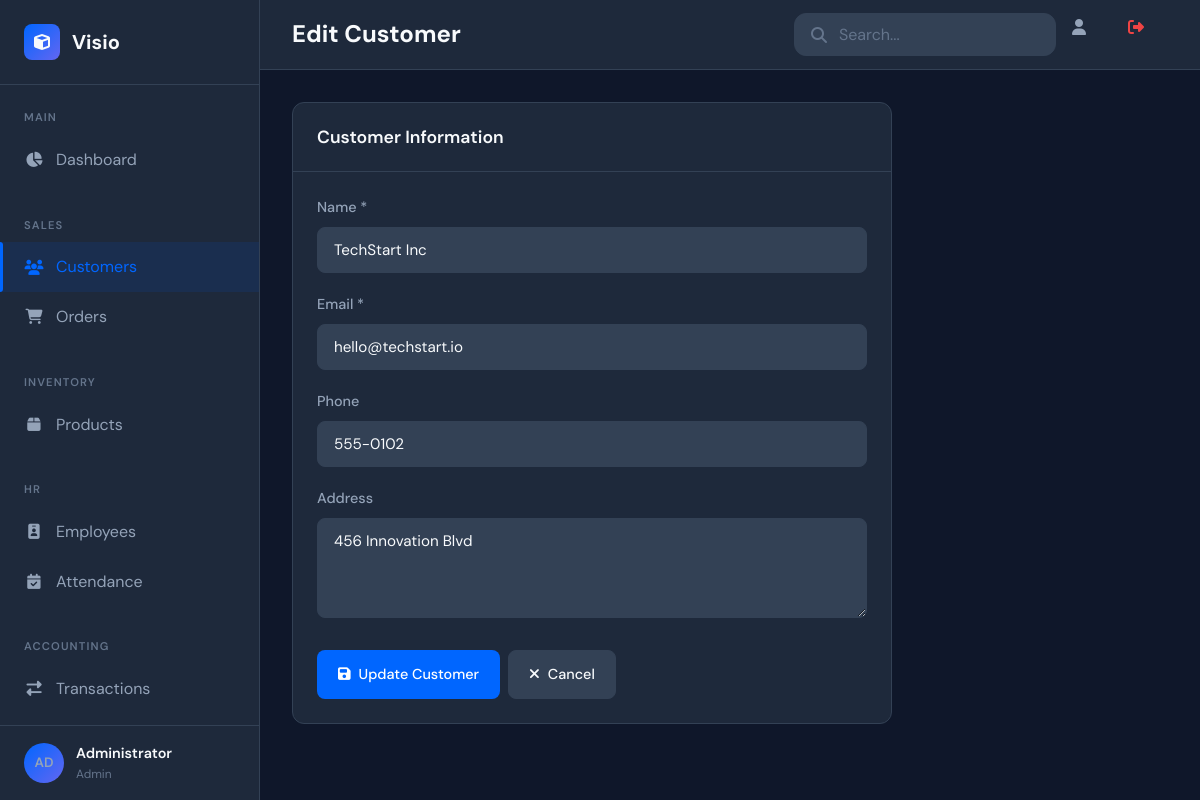
The page /customers/edit/2 (signed in) on the database its author committed.
### app.py (models this page shows, shortened)
class User(UserMixin, db.Model):
    id = db.Column(db.Integer, primary_key=True)
    email = db.Column(db.String(120), unique=True, nullable=False)
    password_hash = db.Column(db.String(256), nullable=False)
    full_name = db.Column(db.String(100), nullable=False)
    role = db.Column(db.String(20), default='user')
    is_active = db.Column(db.Boolean, default=True)
    created_at = db.Column(db.DateTime, default=datetime.utcnow)
    last_login = db.Column(db.DateTime)
    def get_initials(self):
        names = self.full_name.split()
        if len(names) >= 2:
            return f"{names[0][0]}{names[1][0]}".upper()
        return self.full_name[:2].upper()

class Customer(db.Model):
    id = db.Column(db.Integer, primary_key=True)
    name = db.Column(db.String(100), nullable=False)
    email = db.Column(db.String(120), unique=True, nullable=False)
    phone = db.Column(db.String(20))
    address = db.Column(db.Text)
    created_at = db.Column(db.DateTime, default=datetime.utcnow)
    created_by = db.Column(db.Integer, db.ForeignKey('user.id'))
    orders = db.relationship('Order', backref='customer', lazy=True)

### app.py (the view)
@app.route('/customers/edit/<int:id>', methods=['GET', 'POST'])
@login_required
def edit_customer(id):
    customer = Customer.query.get_or_404(id)
    if request.method == 'POST':
        customer.name, customer.email, customer.phone, customer.address = request.form['name'], request.form['email'], request.form.get('phone'), request.form.get('address')
        db.session.commit()
        flash('Customer updated successfully!', 'success')
        return redirect(url_for('customers'))
    return render_template('customer_form.html', customer=customer)

### app.py (called while the page is built)
@login_manager.user_loader
def load_user(user_id):
    return User.query.get(int(user_id))

### templates/customer_form.html (shortened to what this page needs)
{% extends "base.html" %}
{% block page_title %}{{ 'Edit' if customer else 'Add New' }} Customer{% endblock %}
{% block content %}
<div class="card" style="max-width: 600px;">
    <div class="card-header">
        <h3 class="card-title">Customer Information</h3>
    </div>
    <div class="card-body">
        <form action="{{ url_for('edit_customer', id=customer.id) if customer else url_for('add_customer') }}" method="POST" data-validate>
            <div class="form-group">
                <label class="form-label">Name *</label>
                <input type="text" name="name" class="form-control" value="{{ customer.name if customer else '' }}" required placeholder="Enter customer name">
            </div>
            <div class="form-group">
                <label class="form-label">Email *</label>
                <input type="email" name="email" class="form-control" value="{{ customer.email if customer else '' }}" required placeholder="Enter email address">
            </div>
            <div class="form-group">
                <label class="form-label">Phone</label>
                <input type="tel" name="phone" class="form-control" value="{{ customer.phone if customer else '' }}" placeholder="Enter phone number">
            </div>
            <div class="form-group">
                <label class="form-label">Address</label>
                <textarea name="address" class="form-control" rows="3" placeholder="Enter address">{{ customer.address if customer else '' }}</textarea>
            </div>
            <div class="btn-group" style="margin-top: 1.5rem;">
                <button type="submit" class="btn btn-primary">
                    <i class="fas fa-save"></i>
                    {{ 'Update' if customer else 'Save' }} Customer
                </button>
                <a href="{{ url_for('customers') }}" class="btn btn-secondary">
                    <i class="fas fa-times"></i>
                    Cancel
                </a>
            </div>
        </form>
    </div>
</div>
{% endblock %}

### templates/base.html (shortened to what this page needs)
<!DOCTYPE html>
<html lang="en">
<head>
    <link rel="stylesheet" href="https://cdnjs.cloudflare.com/ajax/libs/font-awesome/6.4.0/css/all.min.css">
    <link rel="stylesheet" href="{{ url_for('static', filename='css/style.css') }}">
</head>
<body>
    <div class="app-container">
        <aside class="sidebar">
            <div class="sidebar-header">
                <div class="logo">
                    <i class="fas fa-cube"></i>
                    <span>Visio</span>
                </div>
            </div>
            <nav class="sidebar-nav">
                <div class="nav-section">
                    <span class="nav-section-title">Main</span>
                    <a href="{{ url_for('dashboard') }}" class="nav-item {% if request.endpoint == 'dashboard' %}active{% endif %}">
                        <i class="fas fa-chart-pie"></i><span>Dashboard</span>
                    </a>
                </div>
                <div class="nav-section">
                    <span class="nav-section-title">Sales</span>
                    <a href="{{ url_for('customers') }}" class="nav-item {% if 'customer' in request.endpoint %}active{% endif %}">
                        <i class="fas fa-users"></i><span>Customers</span>
                    </a>
                    <a href="{{ url_for('orders') }}" class="nav-item {% if 'order' in request.endpoint %}active{% endif %}">
                        <i class="fas fa-shopping-cart"></i><span>Orders</span>
                    </a>
                </div>
                <div class="nav-section">
                    <span class="nav-section-title">Inventory</span>
                    <a href="{{ url_for('products') }}" class="nav-item {% if 'product' in request.endpoint %}active{% endif %}">
                        <i class="fas fa-box"></i><span>Products</span>
                    </a>
                </div>
                <div class="nav-section">
                    <span class="nav-section-title">HR</span>
                    <a href="{{ url_for('employees') }}" class="nav-item {% if 'employee' in request.endpoint %}active{% endif %}">
                        <i class="fas fa-id-badge"></i><span>Employees</span>
                    </a>
                    <a href="{{ url_for('attendance') }}" class="nav-item {% if 'attendance' in request.endpoint %}active{% endif %}">
                        <i class="fas fa-calendar-check"></i><span>Attendance</span>
                    </a>
                </div>
                <div class="nav-section">
                    <span class="nav-section-title">Accounting</span>
                    <a href="{{ url_for('transactions') }}" class="nav-item {% if 'transaction' in request.endpoint %}active{% endif %}">
                        <i class="fas fa-exchange-alt"></i><span>Transactions</span>
                    </a>
                    <a href="{{ url_for('reports') }}" class="nav-item {% if 'report' in request.endpoint %}active{% endif %}">
                    </a>
                </div>
            </nav>
            <div class="sidebar-footer">
                <div class="user-info" style="cursor: pointer;" onclick="toggleUserMenu()">
                    <div class="user-avatar" style="background: linear-gradient(135deg, #0066FF, #6366F1); display: flex; align-items: center; justify-content: center; font-weight: 600; font-size: 0.85rem;">
                        {{ current_user.get_initials() }}
                    </div>
                    <div class="user-details">
                        <span class="user-name">{{ current_user.full_name }}</span>
                        <span class="user-role">{{ current_user.role|capitalize }}</span>
                    </div>
                </div>
            </div>
        </aside>
        <main class="main-content">
            <header class="content-header">
                <div class="header-left">
                    <h1 class="page-title">{% block page_title %}Dashboard{% endblock %}</h1>
                </div>
                <div class="header-right">
                    <div class="search-box"><i class="fas fa-search"></i><input type="text" placeholder="Search..."></div>
                    <a href="{{ url_for('profile') }}" class="notification-btn" title="Profile"><i class="fas fa-user"></i></a>
                    <a href="{{ url_for('logout') }}" class="notification-btn" title="Logout" style="color: #EF4444;"><i class="fas fa-sign-out-alt"></i></a>
                </div>
            </header>
            <div class="content-body">{% block content %}{% endblock %}</div>
        </main>
    </div>
</body>
</html>

### rows shown on the page
User: get_initials "AD", full_name "Administrator", role "Admin"
Customer: name "TechStart Inc", email "hello@techstart.io", phone "555-0102", address "456 Innovation Blvd"

### other values the page prints
{{ 'Edit' if customer else 'Add New' }} "Edit"
{{ 'Update' if customer else 'Save' }} "Update"
